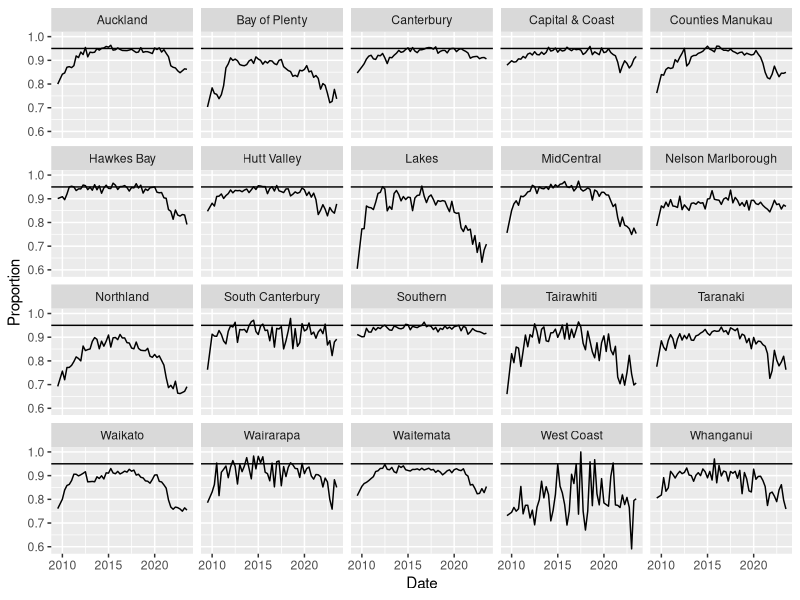
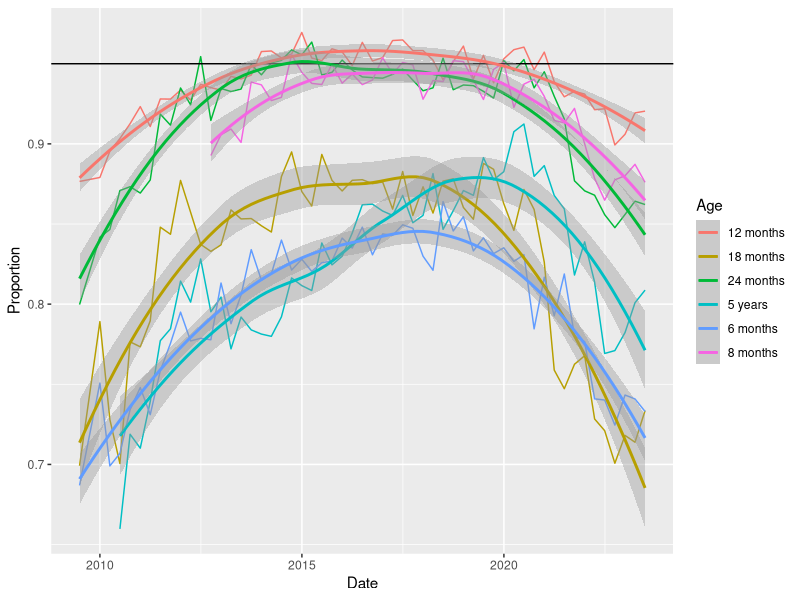

These charts were generated, in order, by the following R code:
library(tidyverse)

vacc <- read_csv(here::here("data/vaccinations_all.csv"))
vacc_total <- vacc %>% filter(DHB != "National", Ethnicity != "Total") %>%
  group_by(DHB, Date, Age) %>% summarise(Eligible = sum(Eligible, na.rm=TRUE), Immunised = sum(Immunised, na.rm=TRUE)) %>%
  ungroup() %>% filter(Immunised > 0, Age != "54 months")
write_csv(vacc_total, here::here("data/vaccinations.csv"))

# 1. Create code that computes the proportion vaccinated for each DHB for each age and each time period.
vacc_perc <- vacc_total %>% mutate(Proportion = Immunised / Eligible)

# 2. The current health target for immunisation is having 95% of 24 month olds immunised. Which DHBs are meeting this?
#  Hint: Use filter to find the rows you want, and then count by DHB.
vacc_perc %>% filter(Age == "24 months") %>% filter(Proportion >= 0.95) %>% count(DHB)

# 3. Do a plot of each DHB through time and the proportion immunised at 24 months.
# 
ggplot(vacc_perc %>% filter(Age == "24 months")) +
  geom_line(aes(x=Date, y=Proportion)) +
  geom_hline(yintercept = 0.95) +
  facet_wrap(vars(DHB))

# 4. The previous health target was having 95% of 2 year olds immunised. Which DHBs at which times are meeting this?
vacc_perc %>% filter(Age == "24 months") %>% filter(Proportion >= 0.95) %>% count(DHB)

# 5. Choose ONE (1) DHB (e.g. perhaps where you grew up, if you did so in NZ, or where a friend or family grew up if not from NZ),
# and demonstrate how that DHB is tracking over time for all age groups. You might want to consider smoothing the data.
ggplot(vacc_perc %>% filter(DHB == "Auckland")) +
  geom_line(aes(x=Date, y=Proportion, col=Age)) +
  geom_hline(yintercept = 0.95) +
  geom_smooth(aes(x=Date, y=Proportion, col=Age))
